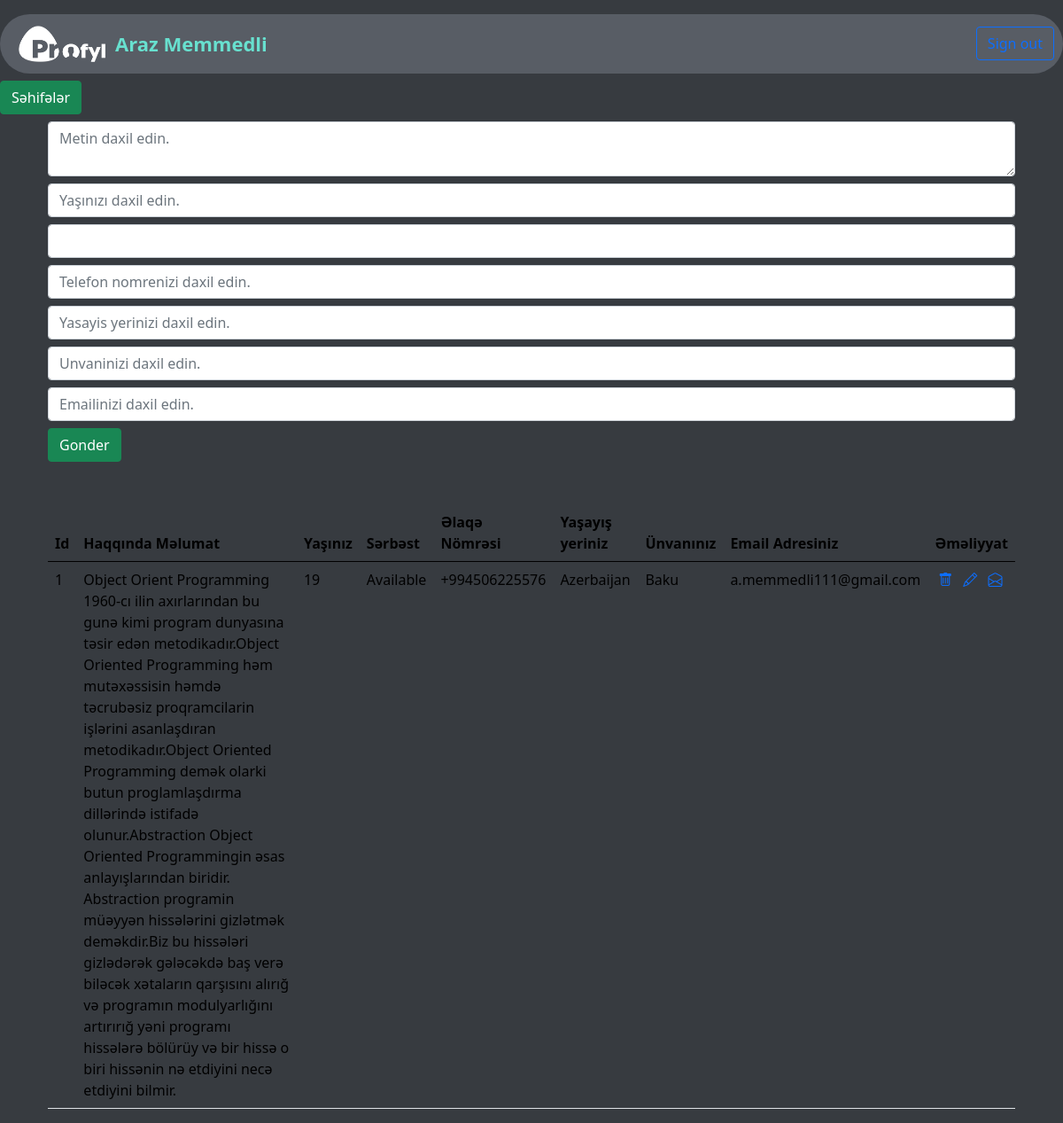
Page /admin/about/ on the earlier database version.
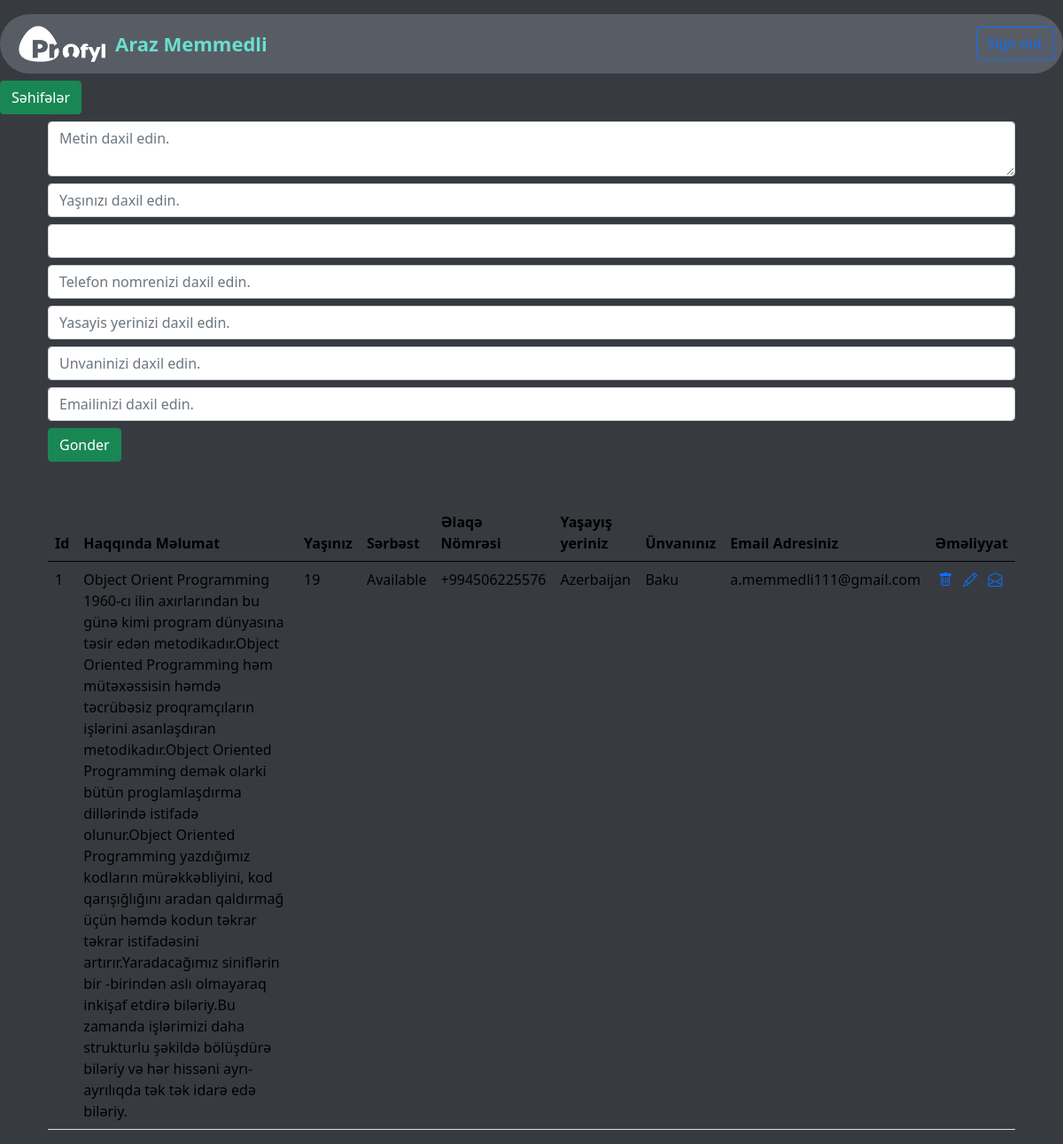
Same page on the later database version.
### app/models.py (models this page shows)
class AboutMe(db.Model):
    id = db.Column(db.Integer, primary_key=True)
    a_subject = db.Column(db.Text)
    a_age = db.Column(db.Integer)
    a_freelance = db.Column(db.String(50))
    a_phone = db.Column(db.String(40))
    a_residence = db.Column(db.String(70))
    a_address = db.Column(db.String(80))
    a_e_mail= db.Column(db.String(80))

### admin/a_routes.py (the view, shortened to what this page needs)
@about_bp.route('/admin/about/',methods=['GET','POST'])
def about():
    form=AboutForm()
    abouts=AboutMe.query.all()
    return render_template('admin/about.html',form=form,abouts=abouts)

### admin/forms.py
class AboutForm(FlaskForm):
    a_subject=TextAreaField('a_subject')
    a_age=IntegerField('a_age')
    a_freelance=StringField('a_freelance')
    a_phone=StringField('a_phone')
    a_residence=StringField('a_residence')
    a_address=StringField('a_address')
    a_e_mail=StringField('a_e_mail')
    submit=SubmitField()

### admin/templates/admin/about.html (shortened to what this page needs)
{% extends 'admin/base.html' %}
{% block content %}
<section id="form">
  <div class="container">
    <div class="row">
      <div class="col-12">
        <form action="/admin/about/" method="POST">
          <div class="form-group mt-2">
            {{form.a_subject(class_='form-control',placeholder='Metin daxil edin.')}}
          </div>
          <div class="form-group mt-2">
            {{form.a_age(class_='form-control',placeholder='Yaşınızı daxil edin.')}}
          </div>
          <div class="form-group mt-2">
            {{form.a_freelance(class_='form-control')}}
          </div>
          <div class="form-group mt-2">
            {{form.a_phone(class_='form-control',placeholder='Telefon nomrenizi daxil edin.')}}
          </div>
          <div class="form-group mt-2">
            {{form.a_residence(class_='form-control',placeholder='Yasayis yerinizi daxil edin.')}}
          </div>
          <div class="form-group mt-2">
            {{form.a_address(class_='form-control',placeholder='Unvaninizi daxil edin.')}}
          </div>
          <div class="form-group mt-2">
            {{form.a_e_mail(class_='form-control',placeholder='Emailinizi daxil edin.')}}
          </div>
          <div class="form-group mt-2">
            {{form.submit(class_='btn btn-success',value='Gonder')}}
          </div>
        </form>
      </div>
    </div>
  </div>
</section>
<section id="table">
    <div class="container mt-5">
        <table class="table" style="color: white;">
            <thead>
              <tr>
                <th scope="col">Id</th>
                <th scope="col">Haqqında Məlumat</th>
                <th scope="col">Yaşınız</th>
                <th scope="col">Sərbəst</th>
                <th scope="col">Əlaqə Nömrəsi</th>
                <th scope="col">Yaşayış yeriniz</th>
                <th scope="col">Ünvanınız</th>
                <th scope="col">Email Adresiniz</th>
                <th scope="col">Əməliyyat</th>
              </tr>
            </thead>
            <tbody>
              {% for about in abouts %}
              <tr>
                <td>{{about.id}}</td>
                <td>{{about.a_subject}}</td>
                <td>{{about.a_age}}</td>
                <td>{{about.a_freelance}}</td>
                <td>{{about.a_phone}}</td>
                <td>{{about.a_residence}}</td>
                <td>{{about.a_address}}</td>
                <td>{{about.a_e_mail}}</td>
                <td>
                    <a href="/delete/{{about.id}}"><i class="bi bi-trash mx-1"></i></a>
                    <a href="/update/{{about.id}}"><i class="bi bi-pencil mx-1"></i></a>
                    <a href=""><i class="bi bi-envelope-open mx-1"></i></a>
                </td>
              </tr>
              {% endfor %}
            </tbody>
          </table>
    </div>
</section>
{% endblock  %}

Differences in the rows shown:
changed AboutMe "Available": a_subject "…1960-cı ilin axırlarından bu gunə kimi program dunyasına təsir edən metodikadır.Object Oriented Programming həm mutəxəssisin həmdə təcrubəsiz proqramcilarin işlərini asanlaşdıran metodikadır.Object Oriented Programming demək olarki butun proglamlaşdırma dillərində istifadə olunur.Abstraction Object Oriented Programmingin əsas anlayışlarından biridir. Abstraction programin müəyyən hissələrini gizlətmək deməkdir.Biz bu hissələri gizlədərək gələcəkdə baş verə biləcək xətaların qarşısını alırığ və programın modulyarlığını artırırığ yəni programı hissələrə bölürüy və bir hissə o biri hissənin nə etdiyini necə etdiyini bilmir." → "…1960-cı ilin axırlarından bu günə kimi program dünyasına təsir edən metodikadır.Object Oriented Programming həm mütəxəssisin həmdə təcrübəsiz proqramçıların işlərini asanlaşdıran metodikadır.Object Oriented Programming demək olarki bütün proglamlaşdırma dillərində istifadə olunur.Object Oriented Programming yazdığımız kodların mürəkkəbliyini, kod qarışığlığını aradan qaldırmağ üçün həmdə kodun təkrar təkrar istifadəsini artırır.Yaradacağımız siniflərin bir -birindən aslı olmayaraq inkişaf etdirə biləriy.Bu zamanda işlərimizi daha strukturlu şəkildə bölüşdürə biləriy və hər hissəni ayrı-ayrılıqda tək tək idarə edə biləriy."
